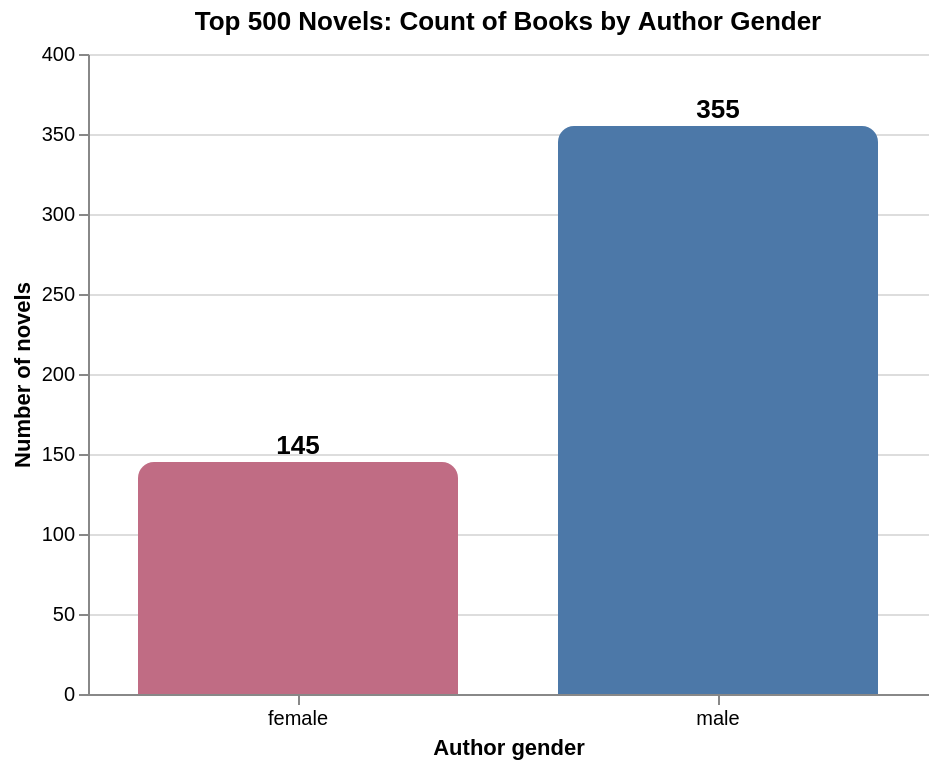

The cell this chart's notebook holds for it:
### Markdown cell above
## 1. How visible are women authors in the Goodreads Top Ranked Novels dataset overall?

### Code cell
gender_counts = (
    top_books[top_books["author_gender"].isin(["female", "male"])]
    .groupby("author_gender", as_index=False)
    .size()
    .rename(columns={"size": "count"})
)

chart1 = (
    alt.Chart(gender_counts)
    .mark_bar(cornerRadiusTopLeft=8, cornerRadiusTopRight=8, width=160)
    .encode(
        x=alt.X("author_gender:N", title="Author gender", axis=alt.Axis(labelAngle=0)),
        y=alt.Y("count:Q", title="Number of novels"),
        color=alt.Color("author_gender:N", scale=color_scale, legend=None),
        tooltip=[
            alt.Tooltip("author_gender:N", title="Gender"),
            alt.Tooltip("count:Q", title="Books")
        ]
    )
    .properties(
        title="Top 500 Novels: Count of Books by Author Gender",
        width=420,
        height=320
    )
)

labels1 = (
    alt.Chart(gender_counts)
    .mark_text(dy=-8, fontSize=13, fontWeight="bold")
    .encode(
        x=alt.X("author_gender:N"),
        y=alt.Y("count:Q"),
        text=alt.Text("count:Q")
    )
)

display((chart1 + labels1).configure_view(stroke=None))

### Figure 1 — Vega-Lite specification as saved in the notebook (floating-point values rounded to 4 significant figures)
{"config": {"view": {"continuousWidth": 300, "continuousHeight": 300, "stroke": null}}, "layer": [{"mark": {"type": "bar", "cornerRadiusTopLeft": 8, "cornerRadiusTopRight": 8, "width": 160}, "encoding": {"color": {"field": "author_gender", "legend": null, "scale": {"domain": ["female", "male"], "range": ["#C06C84", "#4C78A8"]}, "type": "nominal"}, "tooltip": [{"field": "author_gender", "title": "Gender", "type": "nominal"}, {"field": "count", "title": "Books", "type": "quantitative"}], "x": {"axis": {"labelAngle": 0}, "field": "author_gender", "title": "Author gender", "type": "nominal"}, "y": {"field": "count", "title": "Number of novels", "type": "quantitative"}}, "title": "Top 500 Novels: Count of Books by Author Gender"}, {"mark": {"type": "text", "dy": -8, "fontSize": 13, "fontWeight": "bold"}, "encoding": {"text": {"field": "count", "type": "quantitative"}, "x": {"field": "author_gender", "type": "nominal"}, "y": {"field": "count", "type": "quantitative"}}}], "data": {"name": "data-fa8f8054c406b3f9697349fb873a0daf"}, "height": 320, "width": 420, "$schema": "https://vega.github.io/schema/vega-lite/v6.4.1.json", "datasets": {"data-fa8f8054c406b3f9697349fb873a0daf": [{"author_gender": "female", "count": 145}, {"author_gender": "male", "count": 355}]}}
